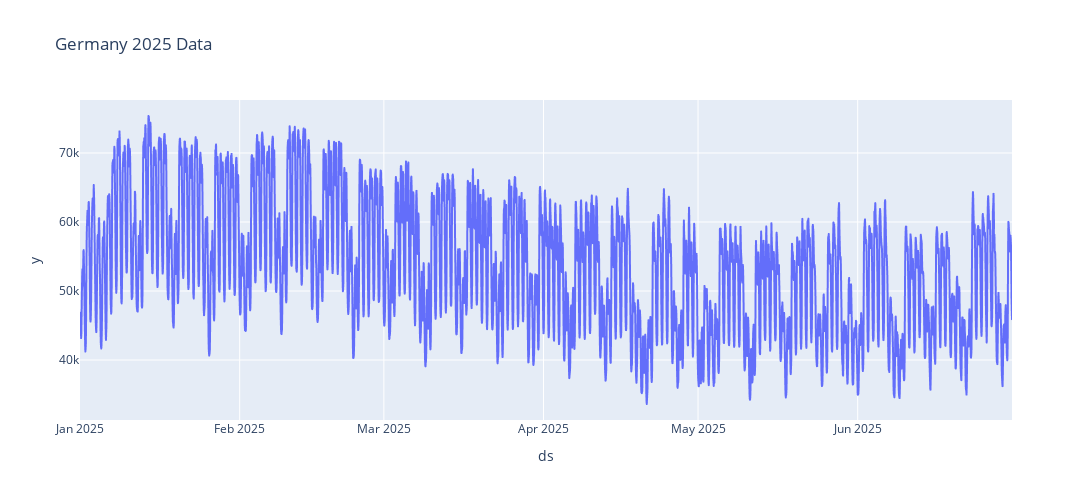

The notebook cell saved with this chart:
### Code cell
fig = px.line(df_de_2025, x='ds', y='y', 
              title='Germany 2025 Data',
              width=1400, height=500)
fig.show()

### Figure 1 — Plotly figure (JSON) as saved in the notebook; plotly's stock layout.template omitted (floating-point values rounded to 4 significant figures; data arrays with more than 128 entries replaced by an {"elided": "..."} marker saying what was removed)
{"data": [{"hovertemplate": "ds=%{x}<br>y=%{y}<extra></extra>", "legendgroup": "", "line": {"color": "#636efa", "dash": "solid"}, "marker": {"symbol": "circle"}, "mode": "lines", "name": "", "showlegend": false, "type": "scattergl", "x": {"elided": "4344 str values"}, "xaxis": "x", "y": {"elided": "4344 float values"}, "yaxis": "y"}], "layout": {"height": 500, "legend": {"tracegroupgap": 0}, "title": {"text": "Germany 2025 Data"}, "width": 1400, "xaxis": {"anchor": "y", "domain": [0, 1], "title": {"text": "ds"}}, "yaxis": {"anchor": "x", "domain": [0, 1], "title": {"text": "y"}}}}
